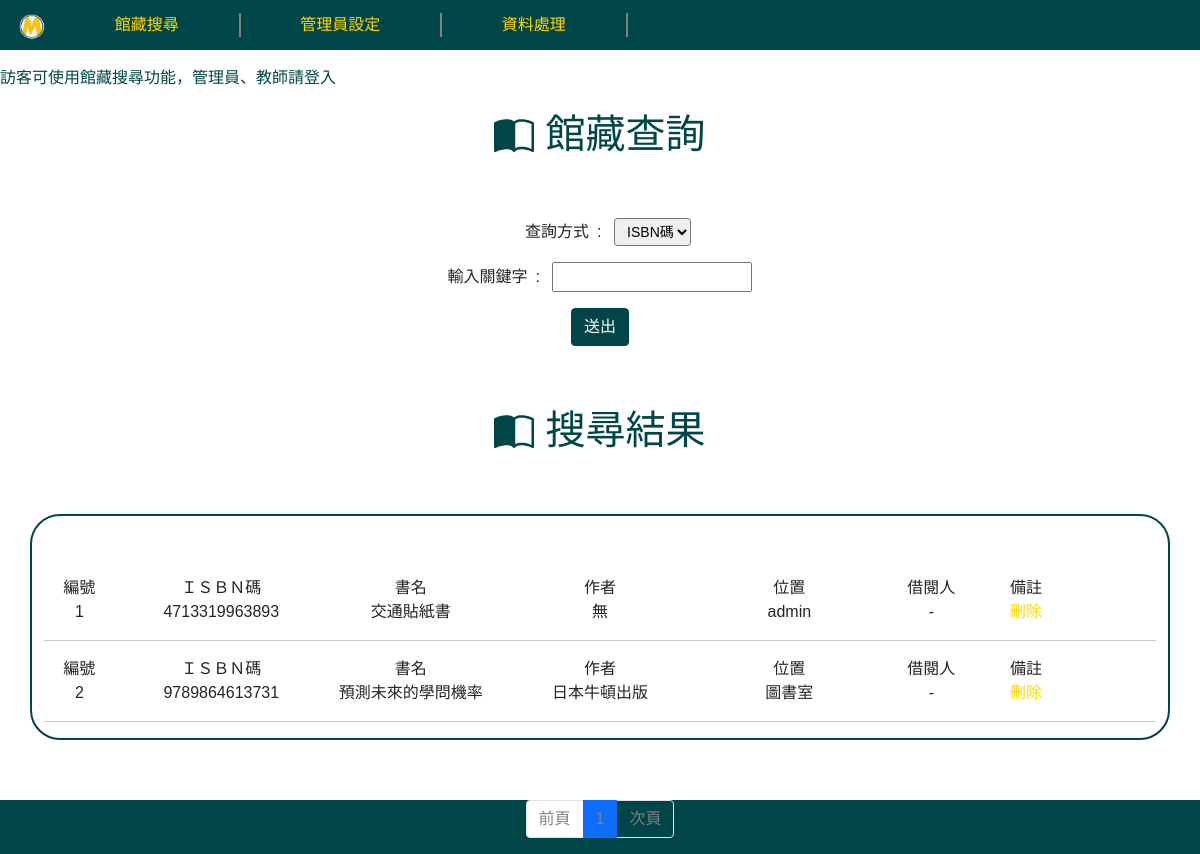
Page /search (signed in) on the committed database.
### main.py (models this page shows)
class Books(db.Model):
    __tablename__ = "書籍資料"
    id: Mapped[int] = mapped_column(Integer, primary_key=True)
    title: Mapped[str] = mapped_column(String)
    author: Mapped[str] = mapped_column(String)
    ISBN_number: Mapped[str] = mapped_column(String)
    position: Mapped[str] = mapped_column(String)
    borrower: Mapped[str] = mapped_column(String)

### main.py (the view, shortened to what this page needs)
@app.route("/search", methods=["GET", "POST"])
def research():
    search = Search()
    page = request.args.get('page', default=1, type=int)
    books = Books.query.paginate(page=page, per_page=10)
    start_page = max(1, page - 2)
    end_page = min(books.pages, page + 2)
    return render_template("research_page.html", search=search, books=books,start_page=start_page, end_page=end_page, logged_in=current_user.is_authenticated)

### main.py
class Search(FlaskForm):
    ways = SelectField('查詢方式', choices=[("ISBN碼", "ISBN碼"), ("書名", "書名"), ("作者", "作者"), ("位置", "位置")],
                       validators=[DataRequired()])
    string = StringField('輸入關鍵字', validators=[DataRequired()])
    submit = SubmitField("送出")

### main.py (called while the page is built)
@login_manager.user_loader
def load_user(user_id):
    return db.get_or_404(Classuser, user_id)

### templates/research_page.html (shortened to what this page needs)
{% extends 'base.html'%}
{% block content%}
<h1 class="search_title">
    館藏查詢
</h1>
<div id="search_form">
    <form method="post">
        <p class="search_form_item">&emsp;{{ search.ways.label}}&ensp;:&ensp;
            {{ search.ways(class='form-select-sm ')}}</p>
        <p class="search_form_item">{{ search.string.label}}&ensp;:&ensp;
            {{ search.string(class="form-control-custom")}}</p>
        {{ search.submit(class="btn btn-custom")}} </p>
    </form>
</div>
<h1 class="search_title">
    搜尋結果
</h1>
{% if not books.items %}
<p>---沒有資料---</p>
{% else %}
<div class="container show_books">
    {% for book in books.items %}
    <div class="row">
        <div class="col-1"><strong>編號</strong><br>{{ book.id}}</div>
        <div class="col-2"><strong>ＩＳＢＮ碼</strong><br>{{ book.ISBN_number}}</div>
        <div class="col-2"><strong>書名</strong><br>{{ book.title}}</div>
        <div class="col-2"><strong>作者</strong><br>{{ book.author}}</div>
        <div class="col-2"><strong>位置</strong><br>{{ book.position}}</div>
        {% if logged_in %}
        <div class="col-1"><strong>借閱人</strong><br>{{ book.borrower[2:]}}</div>
        <div class="col-1"><strong>備註</strong><br><a href="{{ url_for('delete',book_id=book.id ) }}">刪除</a></div>
        {% endif %}
    </div>
    <hr>
    {% endfor %}
</div>
<nav aria-label="Page navigation" id="books_pagination">
    <ul class="pagination">
        <li class="page-item {% if not books.has_prev %}disabled{% endif %}">
            <a style="color:gray" class="page-link" href="{{ url_for('research',page=books.prev_num)}}"> 前頁</a>
        </li>
        {% for page in range(start_page, end_page + 1) %}
        <li class="page-item {% if books.page == page %}active{% endif %}">
            <a style="color:gray" class="page-link" href="{{ url_for('research', page=page) }}">{{ page }}</a>
        </li>
        {% endfor %}
        <li class="page-item{% if books.has_next %}disabled{% endif %}">
            <a style="color:gray" class="page-link" href="{{ url_for('research',page=books.next_num)}}">次頁</a>
        </li>
    </ul>
</nav>
{% endif%}
{% endblock %}

### static/styles.css (style rules this page uses)
* { text-align:center; font-family: "Noto Sans TC", sans-serif; font-optical-sizing: auto; font-weight: 100; font-style: normal; }
nav { position: relative; margin: 0; padding: 0; background:#004648; color:gold; }
a:link,a:visited { color:gold ; background-color: transparent; text-decoration: none !important; }
.btn-custom { background-color: #004648 !important; border-color: #004648 !important; color:white !important; }
.search_title { margin-top:5%; margin-bottom:5%; color:#004648; }
#search_form { margin-top:5%; margin-bottom:5%; }
.search_form_item { text-align:center; }
.form-control-custom { width:200px; }
.show_books { padding-top: 5%; border-style: solid; border-width: 2px; border-radius: 30px; border-color: #004648; }
#books_pagination { margin-top:5%; display: flex; flex-direction: column; justify-content: center; align-items: center; }

### rows in the picture
Books: id "1", ISBN_number "4713319963893", title "交通貼紙書", author "無", position "admin", borrower "-"
Books: id "2", ISBN_number "9789864613731", title "預測未來的學問機率", author "日本牛頓出版", position "圖書室", borrower "-"

### other values in the picture
{{ search.ways.label }} "查詢方式"
{{ search.string.label }} "輸入關鍵字"
{{ page }} "1"
